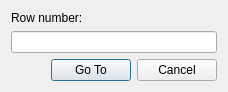
<?xml version="1.0" encoding="UTF-8"?>
<ui version="4.0">
 <class>GoToDialog</class>
 <widget class="QDialog" name="GoToDialog">
  <property name="geometry">
   <rect>
    <x>0</x>
    <y>0</y>
    <width>297</width>
    <height>117</height>
   </rect>
  </property>
  <property name="windowTitle">
   <string>Dialog</string>
  </property>
  <layout class="QVBoxLayout" name="verticalLayout_3">
   <property name="sizeConstraint">
    <enum>QLayout::SetFixedSize</enum>
   </property>
   <item>
    <layout class="QVBoxLayout" name="verticalLayout_2">
     <item>
      <layout class="QVBoxLayout" name="verticalLayout">
       <item>
        <widget class="QLabel" name="lblRowNumber">
         <property name="text">
          <string>Row number:</string>
         </property>
        </widget>
       </item>
       <item>
        <widget class="QLineEdit" name="txtRowNumber"/>
       </item>
      </layout>
     </item>
     <item>
      <layout class="QHBoxLayout" name="horizontalLayout">
       <item>
        <spacer name="horizontalSpacer">
         <property name="orientation">
          <enum>Qt::Horizontal</enum>
         </property>
         <property name="sizeHint" stdset="0">
          <size>
           <width>40</width>
           <height>20</height>
          </size>
         </property>
        </spacer>
       </item>
       <item>
        <widget class="QPushButton" name="btnGoTo">
         <property name="text">
          <string>Go To</string>
         </property>
        </widget>
       </item>
       <item>
        <widget class="QPushButton" name="btnCancel">
         <property name="text">
          <string>Cancel</string>
         </property>
        </widget>
       </item>
      </layout>
     </item>
    </layout>
   </item>
  </layout>
 </widget>
 <resources/>
 <connections/>
</ui>
